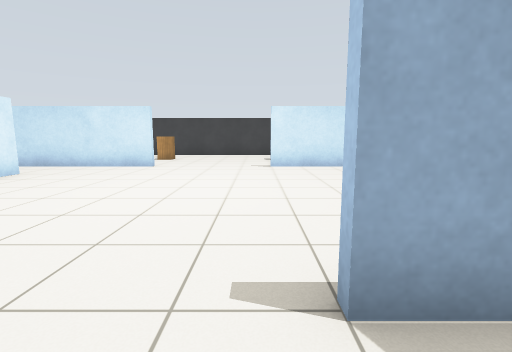
View 1 (above)

16 first-person views from a walk through a Gazebo world. The camera is 1 m above the floor, tilts 8° down and sees 85° across. The floor is counted in squares, 1 m on a side. Each view is taken from the middle of a square. On the plan, view 1 faces up. The plan holds only what a view shows up to about 12 squares ahead; the rest is blank. Simple patterns stand in for the simulator's built-in surfaces.

View 2
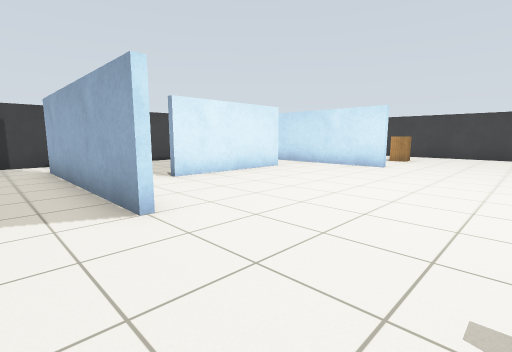

View 3
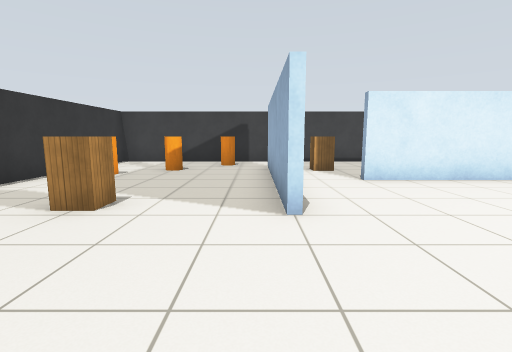

View 4
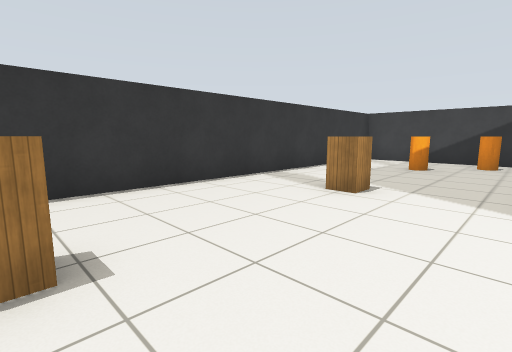

View 5
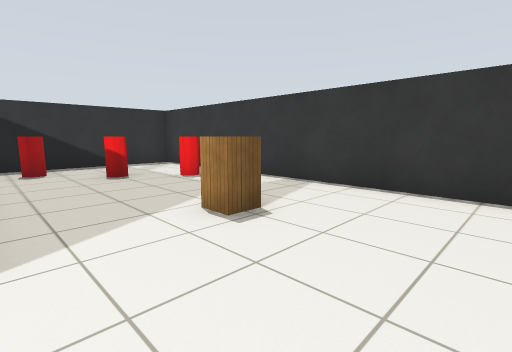

View 6
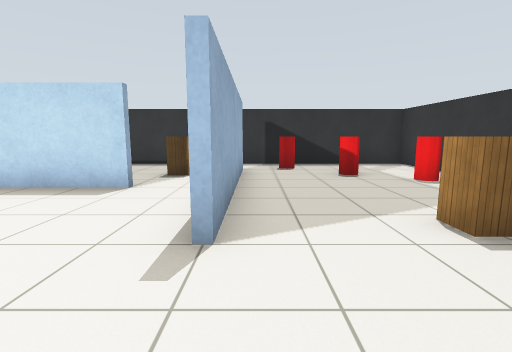

View 7
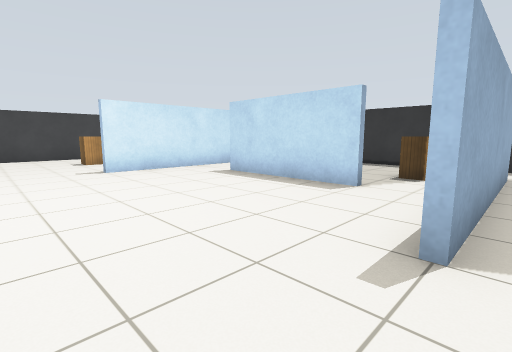

View 8
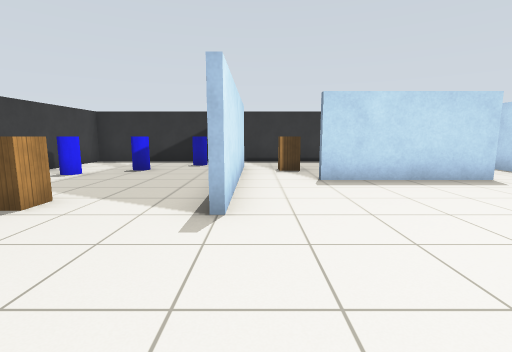

View 9
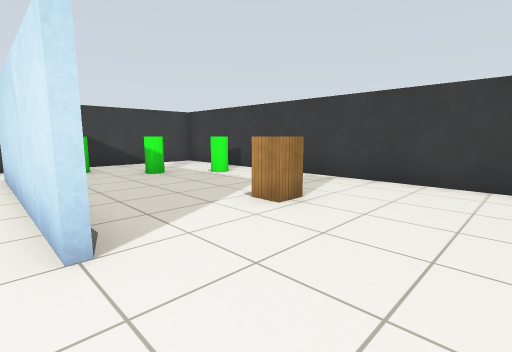

View 10
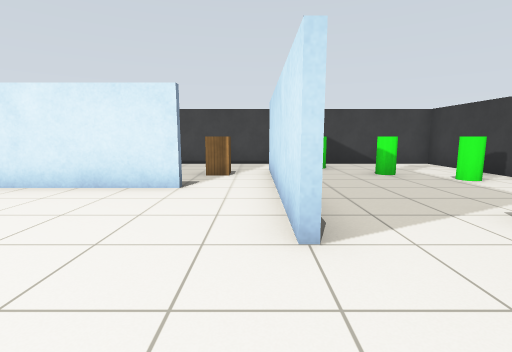

View 11
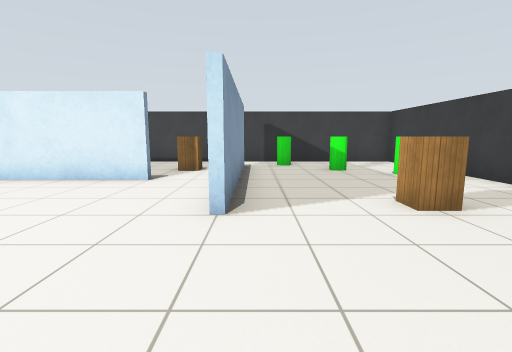

View 12
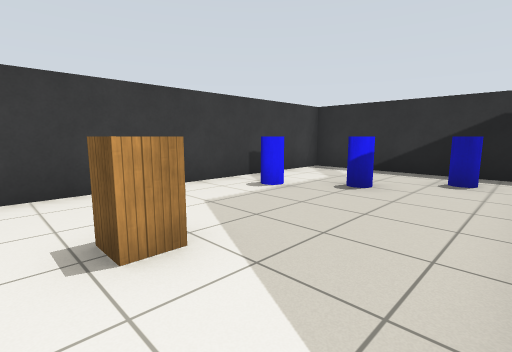

View 13
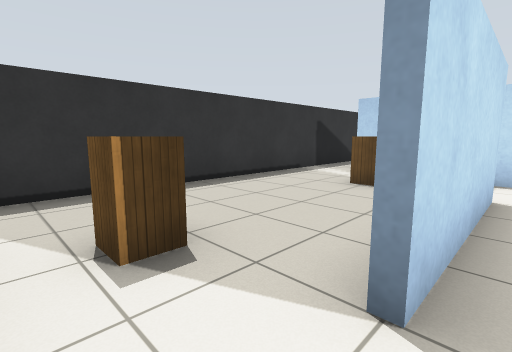

View 14
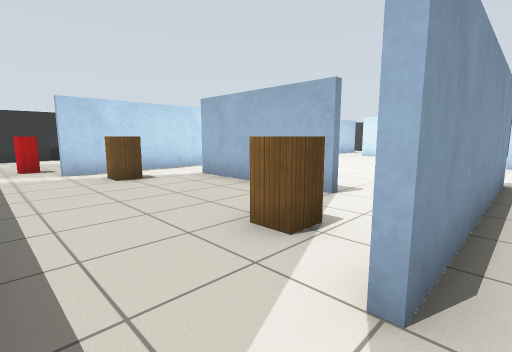

View 15
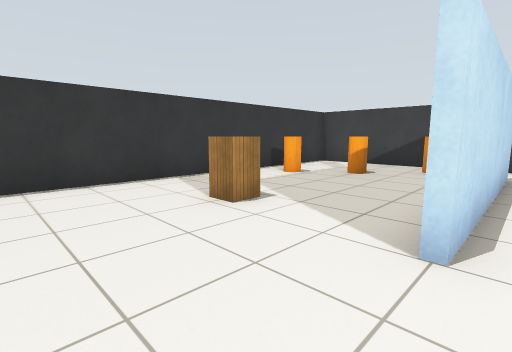

View 16
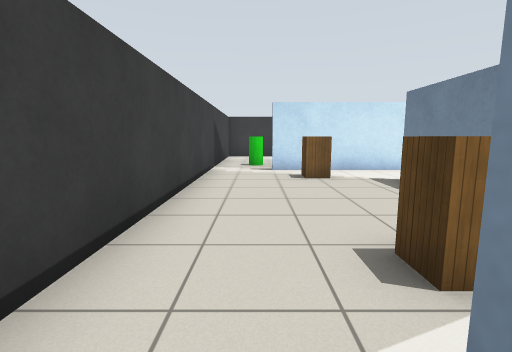

### Floor plan
Ten units are one square. View 1 is at (0, 0); x grows to the right and y downward. Boxes are objects, and circles mark ways between rooms. Rooms are numbered by the first view taken in them; rooms with no view inside come last. Other rooms are left out.
<svg viewBox="-119 -159 208 208">
<path fill="none" stroke="#000" d="M-34 -14 -95 -14M-34 -94 -66 -94M-64 -76 -64 -35M5 -96 65 -96M34 -34 34 -75M-65 -16 -35 -16M25 -94 5 -94M-95 -96 -35 -96M65 -14 5 -14M-114 -15 -114 44 84 44 84 -15M84 -105 84 -154 -114 -154 -114 -104M36 -76 36 -35M65 -94 25 -94M84 -15 84 -105M22 -16 65 -16M-66 -50 -66 -75M-66 -94 -95 -94M-95 -16 -65 -16M-114 -104 -114 -15"/>
<rect x="-105" y="-5" width="10" height="10" fill="#bbb"><title>orange cylinder</title></rect>
<rect x="-105" y="-115" width="10" height="10" fill="#bbb"><title>green cylinder</title></rect>
<rect x="-95" y="5" width="10" height="20" fill="#bbb"><title>orange cylinder</title></rect>
<rect x="-95" y="-135" width="10" height="20" fill="#bbb"><title>green cylinder</title></rect>
<rect x="-85" y="25" width="10" height="10" fill="#bbb"><title>orange cylinder</title></rect>
<rect x="-85" y="-145" width="10" height="10" fill="#bbb"><title>green cylinder</title></rect>
<rect x="-45" y="5" width="10" height="20" fill="#bbb"><title>wooden box</title></rect>
<rect x="-45" y="-135" width="10" height="20" fill="#bbb"><title>wooden box</title></rect>
<rect x="5" y="5" width="10" height="20" fill="#bbb"><title>wooden box</title></rect>
<rect x="5" y="-135" width="10" height="20" fill="#bbb"><title>wooden box</title></rect>
<rect x="35" y="25" width="10" height="10" fill="#bbb"><title>red cylinder</title></rect>
<rect x="35" y="-145" width="10" height="10" fill="#bbb"><title>blue cylinder</title></rect>
<rect x="45" y="5" width="10" height="20" fill="#bbb"><title>red cylinder</title></rect>
<rect x="45" y="-135" width="10" height="20" fill="#bbb"><title>blue cylinder</title></rect>
<rect x="65" y="-5" width="10" height="10" fill="#bbb"><title>red cylinder</title></rect>
<rect x="65" y="-115" width="10" height="10" fill="#bbb"><title>blue cylinder</title></rect>
<rect x="45" y="-35" width="20" height="10" fill="#bbb"><title>wooden box</title></rect>
<rect x="45" y="-85" width="20" height="10" fill="#bbb"><title>wooden box</title></rect>
<rect x="-95" y="-35" width="20" height="10" fill="#bbb"><title>wooden box</title></rect>
<rect x="-95" y="-85" width="20" height="10" fill="#bbb"><title>wooden box</title></rect>
<circle cx="30" cy="-30" r="3" fill="#2a7"/>
<circle cx="30" cy="-85" r="3" fill="#2a7"/>
<circle cx="75" cy="-100" r="3" fill="#2a7"/>
<circle cx="75" cy="-20" r="3" fill="#2a7"/>
<circle cx="-105" cy="-100" r="3" fill="#2a7"/>
<circle cx="-105" cy="-20" r="3" fill="#2a7"/>
<circle cx="-70" cy="-30" r="3" fill="#2a7"/>
<circle cx="-70" cy="-85" r="3" fill="#2a7"/>
<text x="-20" y="-50">1</text>
<text x="60" y="-60">2</text>
<text x="-90" y="-60">3</text>
</svg>
Room 1 opens to room 2. Room 1 opens to room 3.

Where each view was taken, in squares from view 1:
view 1: 0 up, 0 right, facing up
view 2: 0 up, 0 right, facing up-left
view 3: 1 up, 0 right, facing left
view 4: 1 up, 1 right, facing down-left
view 5: 1 up, 2 left, facing down-right
view 6: 1 up, 2 left, facing right
view 7: 1 up, 2 left, facing up-right
view 8: 9 up, 3 left, facing right
view 9: 9 up, 1 left, facing up-left
view 10: 9 up, 1 left, facing left
view 11: 10 up, 0 right, facing left
view 12: 10 up, 0 right, facing up-right
view 13: 9 up, 3 right, facing down-right
view 14: 10 up, 8 right, facing down-left
view 15: 2 up, 1 left, facing down-left
view 16: 1 up, 10 left, facing up
